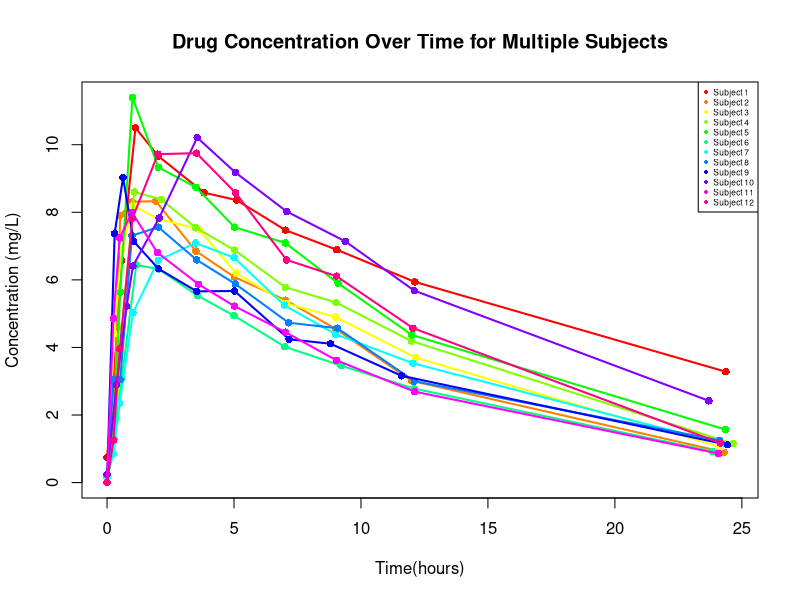

This figure's R source:
#multiple line plot
data("Theoph")

#unique objects
unique_subjects <- unique(Theoph$Subject)

#define colors for each subject
subject_colors <- rainbow(length(unique_subjects))

#create an empty plot
plot ( NA,
       xlim = range(Theoph$Time),
       ylim = range(Theoph$conc),
       xlab = "Time(hours)",
       ylab = "Concentration (mg/L)",
       main = "Drug Concentration Over Time for Multiple Subjects")

#Add lines for each subject
for( i in seq_along(unique_subjects)) {
  subject_data <- subset(Theoph, Subject == unique_subjects[i])
    lines(subject_data$Time, subject_data$conc,
          col = subject_colors[i],
          lwd = 2,
          type = "o",
          pch = 16)}

#Add a legend
legend("topright", legend = paste("Subject", unique_subjects), pch = 16, col = subject_colors, cex = 0.5)